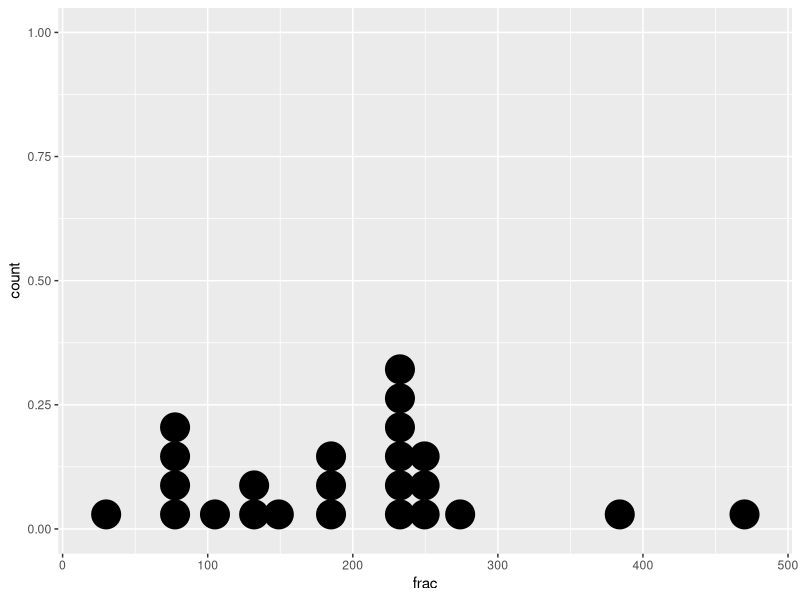
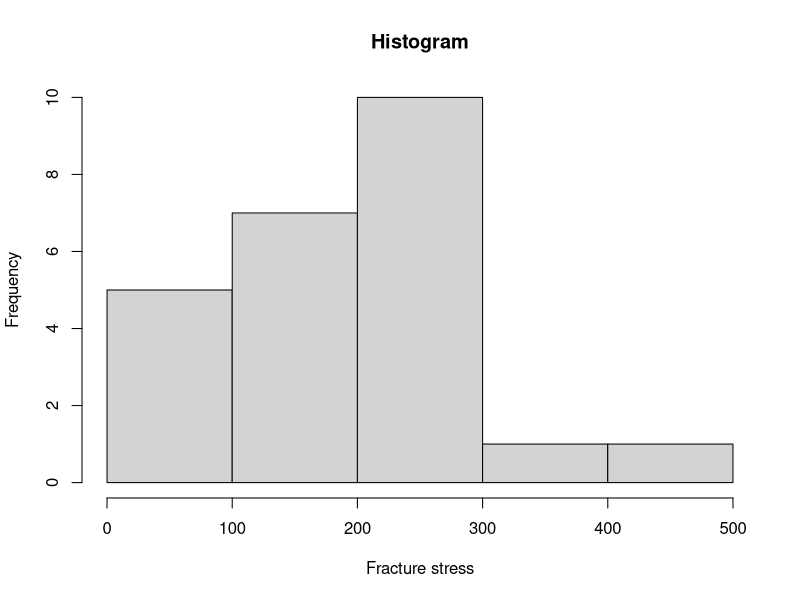
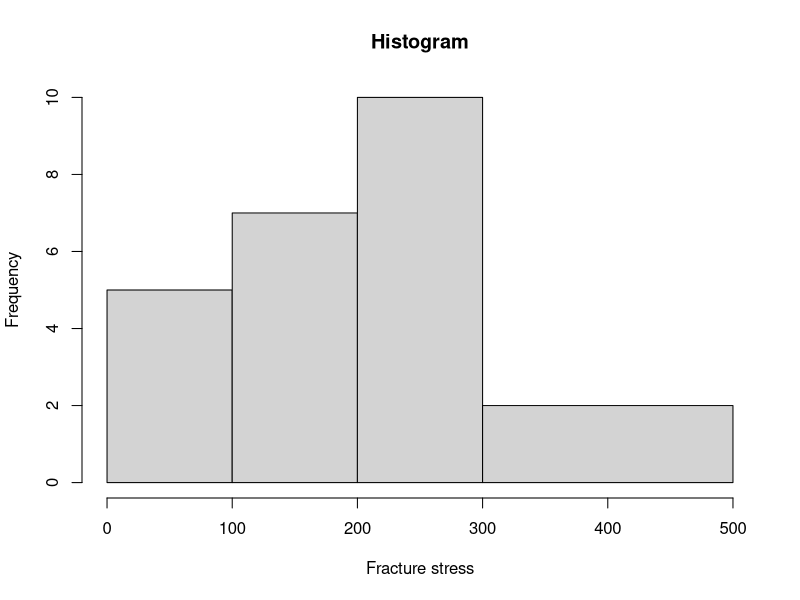
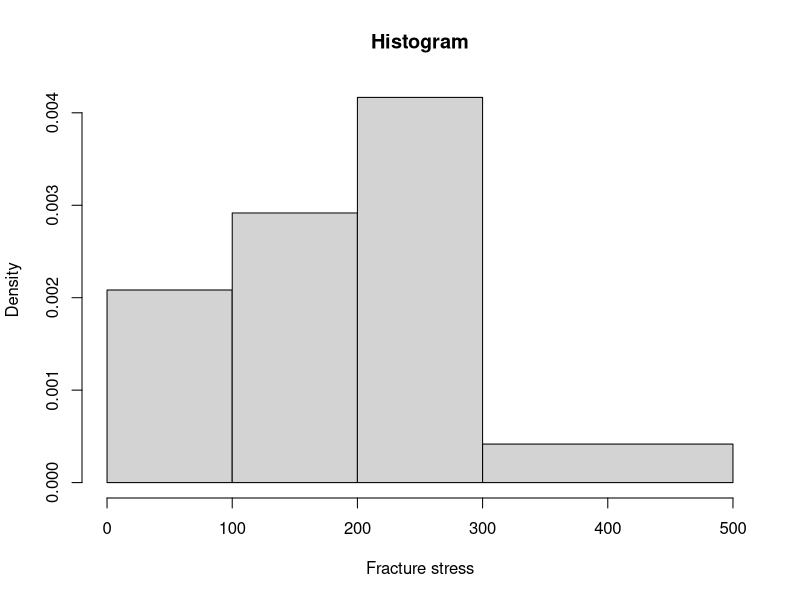
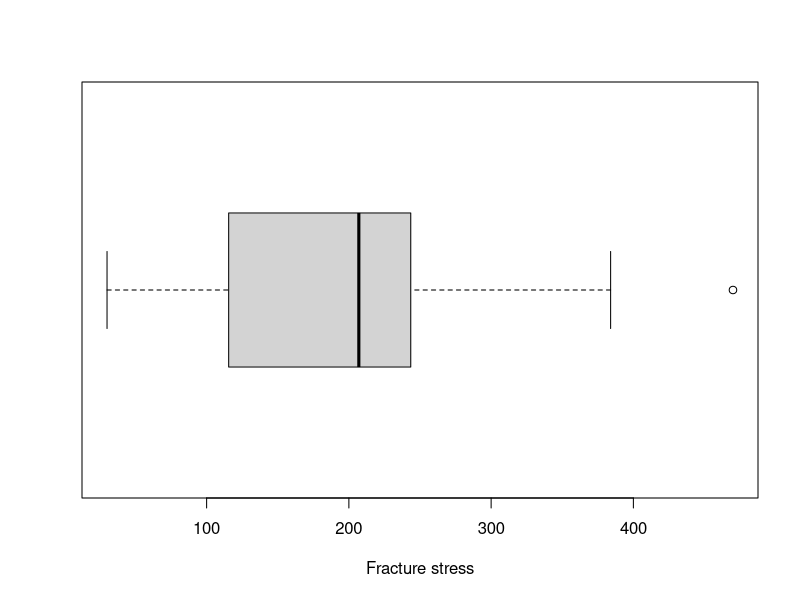

Recreate these plots in R, in order. (Note: this script raises an error after producing the figures.)
frac=c(30,75,79,80,80,105,126,138,149,179,179,191,
       223,232,232,236,240,242,245,247,254,274,384,470)

#make fancy dotplot
library(ggplot2)
ggplot(data.frame(frac),aes(x=frac))+geom_dotplot(binwidth=20) #binwidth=1/30*range default

#make non-fancy histogram
hist(frac,nclass=6,freq=TRUE,main="Histogram",xlab="Fracture stress") # plots using frequency
hist(frac,breaks=c(0,100,200,300,500),freq=TRUE,main="Histogram",xlab="Fracture stress")
hist(frac,breaks=c(0,100,200,300,500),freq=FALSE,main="Histogram",xlab="Fracture stress") #plots using density

#make non-fancy boxplot
boxplot(frac,horizontal=TRUE,xlab="Fracture stress")

#make fancy boxplot
ggplot2.boxplot(data=frac)
